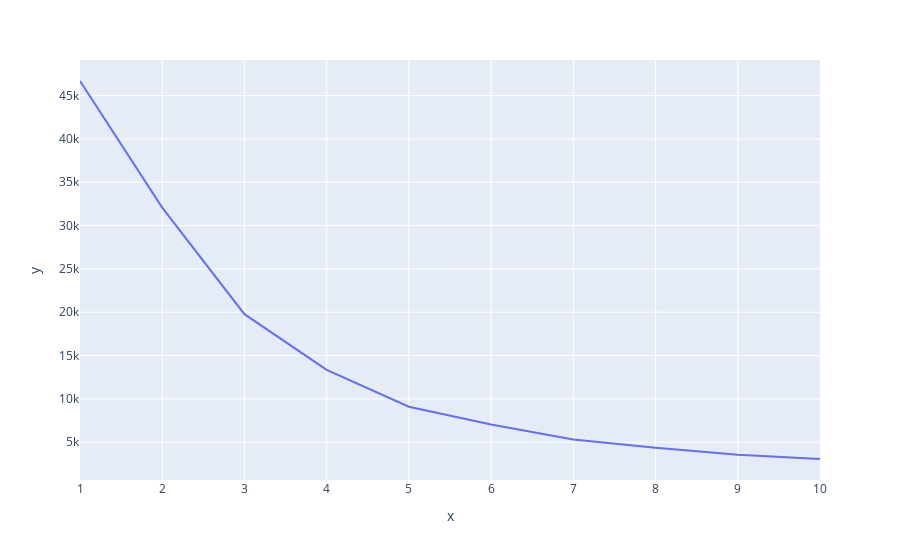

The notebook cell this image was saved under:
### Code cell
#Now, plot the graph and choose K
ellbow_graph = px.line(x = range(1,11) , y = wcss)
ellbow_graph.show()

### Figure 1 — Plotly figure (JSON) as saved in the notebook; plotly's stock layout.template omitted (floating-point values rounded to 4 significant figures)
{"data": [{"hovertemplate": "x=%{x}<br>y=%{y}<extra></extra>", "legendgroup": "", "line": {"color": "#636efa", "dash": "solid"}, "marker": {"symbol": "circle"}, "mode": "lines", "name": "", "orientation": "v", "showlegend": false, "type": "scatter", "x": [1, 2, 3, 4, 5, 6, 7, 8, 9, 10], "xaxis": "x", "y": [46670.0, 32070.0, 19770.0, 13350.0, 9101.0, 7050.0, 5321.0, 4364.0, 3556.0, 3063.0], "yaxis": "y"}], "layout": {"legend": {"tracegroupgap": 0}, "margin": {"t": 60}, "xaxis": {"anchor": "y", "domain": [0, 1], "title": {"text": "x"}}, "yaxis": {"anchor": "x", "domain": [0, 1], "title": {"text": "y"}}}}
